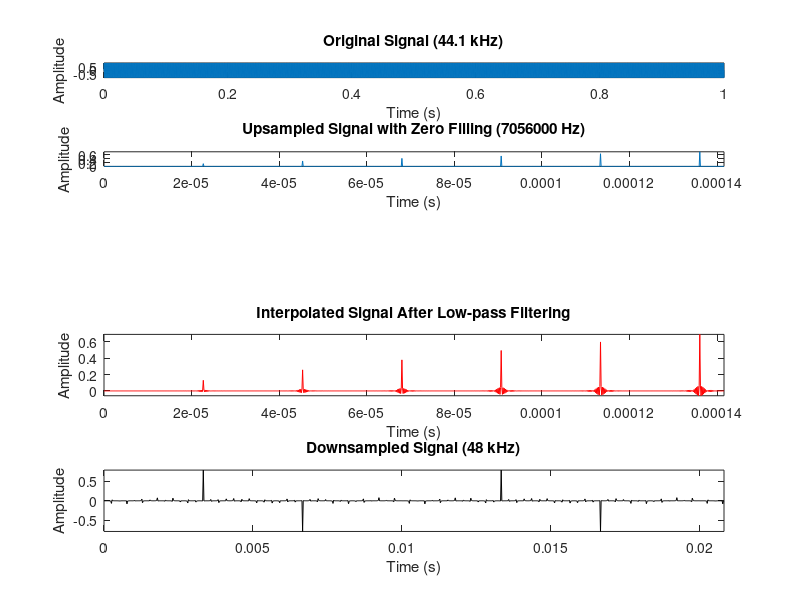

The MATLAB script that drew this image: (Note: this script raises an error after producing the figure.)
% Given sample rates
Fs_in = 44100; % Input sample rate (44.1 kHz)
Fs_out = 48000; % Output sample rate (48 kHz)

% Find the least common multiple for upsampling and downsampling
[L, M] = rat(Fs_out / Fs_in); % Rational fraction approximation of conversion ratio

% Example signal: a simple sine wave for demonstration
t = 0:1/Fs_in:1; % Time vector for 1 second of audio
f = 1000; % Frequency of the sine wave (1 kHz)
x = sin(2 * pi * f * t); % Original signal (44.1 kHz sine wave)

%% STEP 1: ZERO FILLING
% Upsample the signal by L (increasing the sample rate)
x_upsampled = upsample(x, L); % Insert L-1 zeros between samples

%% STEP 2: LOW PASS FILTERING
% Design a low-pass filter (anti-aliasing filter)
Fc = min(Fs_in, Fs_out) / 2; % Cutoff frequency (Nyquist frequency of the lower sample rate)
n = 100; % Filter order
h = fir1(n, 2 * Fc / Fs_out); % Low-pass filter design (normalized frequency)

% Filter the upsampled signal to remove high-frequency components introduced by zero filling
x_filtered = conv(x_upsampled, h, 'same'); % Apply low-pass filtering

%% STEP 3: DOWNSAMPLING
% Downsample the filtered signal by M (reducing the sample rate)
x_downsampled = downsample(x_filtered, M);

%% PLOTTING THE RESULTS
% Time vectors for plotting
t_upsampled = 0:1/(Fs_in*L):(length(x_upsampled)-1)/(Fs_in*L);
t_downsampled = 0:1/Fs_out:(length(x_downsampled)-1)/Fs_out;

figure;
% Plot the original signal
subplot(6,1,1);
plot(t, x);
title('Original Signal (44.1 kHz)');
xlabel('Time (s)');
ylabel('Amplitude');
axis tight;

% Plot the upsampled signal with zero filling (inserted zeros)
subplot(6,1,2);
plot(t_upsampled(1:min(1000,length(t_upsampled))), x_upsampled(1:min(1000,length(x_upsampled))));
title(['Upsampled Signal with Zero Filling (', num2str(L * Fs_in), ' Hz)']);
xlabel('Time (s)');
ylabel('Amplitude');
axis tight;


% Plot the signal after low-pass filtering
subplot(4,1,3);
plot(t_upsampled(1:1000), x_filtered(1:1000), 'r');
title('Interpolated Signal After Low-pass Filtering');
xlabel('Time (s)');
ylabel('Amplitude');
axis tight;

% Plot the final downsampled signal (converted signal)
subplot(4,1,4);
plot(t_downsampled(1:1000), x_downsampled(1:1000), 'k');
title('Downsampled Signal (48 kHz)');
xlabel('Time (s)');
ylabel('Amplitude');
axis tight;


%% FILTER FREQUENCY RESPONSE
% Plot the filter's magnitude response
figure;
fvtool(h, 'Fs', Fs_out); % Use Fs_out for frequency response
title('Low-pass Filter Frequency Response');

%% SOUND PLAYBACK
sound(x, Fs_in); % Play original signal at 44.1 kHz
pause(2); % Pause for duration of original sound to finish before playing next sound
sound(x_downsampled, Fs_out); % Play converted signal at 48 kHz
